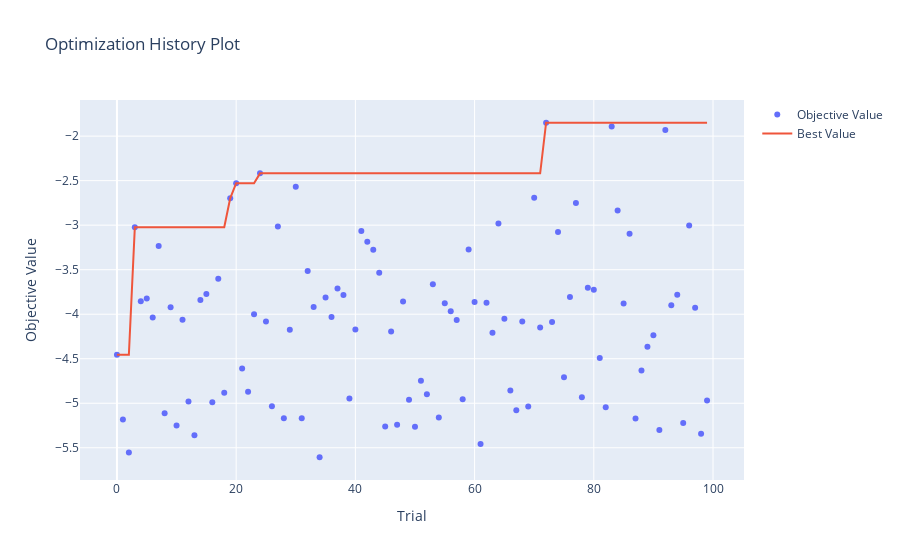

Notebook source saved alongside this figure:
### Code cell
vis.plot_optimization_history(study)
